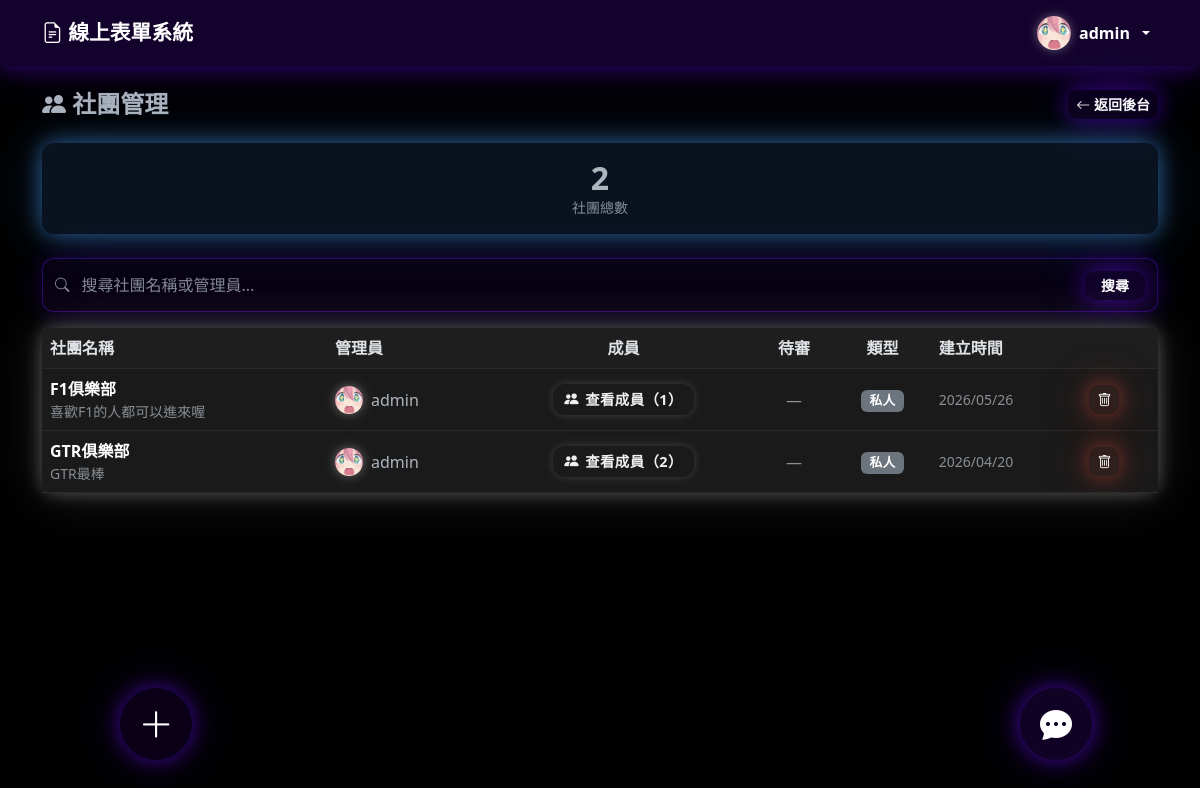
The app's page /admin/clubs.php (signed in) with its own data.
### tables this page shows
CREATE TABLE `users` (
  `id` int(11) NOT NULL AUTO_INCREMENT,
  `username` varchar(50) NOT NULL,
  `password` varchar(255) NOT NULL,
  `email` varchar(100) NOT NULL,
  `role` enum('admin','member') DEFAULT 'member',
  `group_id` int(11) DEFAULT NULL,
  `avatar` varchar(255) DEFAULT NULL,
  `profile_bg` varchar(255) DEFAULT NULL,
  `created_at` timestamp NOT NULL DEFAULT current_timestamp(),
  `bio` text DEFAULT NULL,
  `profile_bg_ratio` tinyint(4) NOT NULL DEFAULT 7,
  PRIMARY KEY (`id`),
  UNIQUE KEY `username` (`username`),
  UNIQUE KEY `email` (`email`),
  KEY `group_id` (`group_id`),
  CONSTRAINT `users_ibfk_1` FOREIGN KEY (`group_id`) REFERENCES `groups` (`id`) ON DELETE SET NULL
);

CREATE TABLE `clubs` (
  `id` int(11) NOT NULL AUTO_INCREMENT,
  `name` varchar(100) NOT NULL,
  `description` text DEFAULT NULL,
  `cover_image` varchar(255) DEFAULT NULL,
  `owner_id` int(11) NOT NULL,
  `is_public` tinyint(1) DEFAULT 1,
  `created_at` timestamp NOT NULL DEFAULT current_timestamp(),
  PRIMARY KEY (`id`)
);

### admin/clubs.php (the view, shortened to what this page needs)
<?php
require_once '../config/session.php';
require_once '../config/db.php';
require_once '../config/_admin_search.php';
$q = trim($_GET['q'] ?? '');
$like = '%' . $q . '%';
$stmt = mysqli_prepare($conn, "
    SELECT c.id, c.name, c.description, c.is_public, c.created_at, c.cover_image,
           u.username AS owner_name, u.avatar AS owner_avatar, u.id AS owner_id,
           (SELECT COUNT(*) FROM club_members cm WHERE cm.club_id = c.id AND cm.status = 'active') AS member_count,
           (SELECT COUNT(*) FROM club_members cm WHERE cm.club_id = c.id AND cm.status = 'pending') AS pending_count
    FROM clubs c
    JOIN users u ON c.owner_id = u.id
    WHERE c.name LIKE ? OR u.username LIKE ?
    ORDER BY c.created_at DESC
");
mysqli_stmt_bind_param($stmt, 'ss', $like, $like);
mysqli_stmt_execute($stmt);
$clubs = mysqli_stmt_get_result($stmt);
$total = mysqli_num_rows($clubs);
require_once '../config/header.php';
?>
<div class="d-flex align-items-center justify-content-between mb-4">
    <h4 class="fw-bold mb-0"><i class="bi bi-people-fill"></i> 社團管理</h4>
    <a href="<?= REL_BASE ?>admin/dashboard.php" class="btn btn-glow-primary btn-sm"><i class="bi bi-arrow-left"></i> 返回後台</a>
</div>
<div class="card mb-4 border-0 admin-stat-card stat-blue">
    <div class="card-body py-3 text-center">
        <h2 class="fw-bold mb-0"><?= $total ?></h2>
        <p class="mb-0 text-muted small">社團總數</p>
    </div>
</div>
<div class="card">
    <div class="table-responsive">
        <table class="table table-hover align-middle mb-0">
            <thead>
                <tr>
                    <th>社團名稱</th>
                    <th>管理員</th>
                    <th class="text-center">成員</th>
                    <th class="text-center">待審</th>
                    <th class="text-center">類型</th>
                    <th>建立時間</th>
                    <th></th>
                </tr>
            </thead>
            <tbody>
            <?php while ($club = mysqli_fetch_assoc($clubs)): ?>
                <tr data-admin-search="<?= htmlspecialchars(mb_strtolower($club['name'] . ' ' . $club['owner_name'])) ?>">
                    <td>
                        <a href="<?= REL_BASE ?>club.php?id=<?= $club['id'] ?>" target="_blank" class="fw-semibold text-decoration-none link-body-emphasis admin-search-target">
                            <?= adminSearchHighlight($club['name'], $q) ?>
                        </a>
                        <?php if ($club['description']): ?>
                        <div class="text-muted small"><?= htmlspecialchars(mb_substr($club['description'], 0, 40)) ?><?= mb_strlen($club['description']) > 40 ? '...' : '' ?></div>
                        <?php endif; ?>
                    </td>
                    <td>
                        <div class="d-flex align-items-center gap-2">
                            <?= renderAvatarDropdown($club['owner_name'], $club['owner_avatar'] ?? null, $club['owner_id'], 28, $_SESSION['user_id']) ?>
                            <span class="admin-search-target"><?= adminSearchHighlight($club['owner_name'], $q) ?></span>
                        </div>
                    </td>
                    <td class="text-center">
                        <div class="d-flex justify-content-center">
                            <button class="btn btn-glow-dark btn-sm btn-view-members" data-id="<?= $club['id'] ?>" data-count="<?= $club['member_count'] ?>" style="font-size:0.9rem;padding:0.28rem 0.7rem;">
                                <i class="bi bi-people-fill"></i> 查看成員（<?= $club['member_count'] ?>）
                            </button>
                        </div>
                    </td>
                    <td class="text-center">
                        <?php if ($club['pending_count'] > 0): ?>
                            <span class="badge bg-warning text-dark"><?= $club['pending_count'] ?></span>
                        <?php else: ?>
                            <span class="text-muted">—</span>
                        <?php endif; ?>
                    </td>
                    <td class="text-center">
                        <?php if ($club['is_public']): ?>
                            <span class="badge bg-success">公開</span>
                        <?php else: ?>
                            <span class="badge bg-secondary">私人</span>
                        <?php endif; ?>
                    </td>
                    <td class="small text-muted"><?= date('Y/m/d', strtotime($club['created_at'])) ?></td>
                    <td>
                        <form method="post" onsubmit="return confirm('確定刪除社團「<?= htmlspecialchars($club['name'], ENT_QUOTES) ?>」？此操作無法復原。')">
                            <button class="btn btn-glow-red btn-sm"><i class="bi bi-trash"></i></button>
                        </form>
                    </td>
                </tr>
            <?php endwhile; ?>
            </tbody>
        </table>
    </div>
</div>
<?php require_once '../config/footer.php'; ?>

### config/header.php (shortened to what this page needs)
<?php
require_once __DIR__ . '/session.php';
?>
<!DOCTYPE html>
<html lang="zh-TW" id="html-root">
<head>
    <link rel="stylesheet" href="https://cdn.jsdelivr.net/npm/bootstrap@5.3.0/dist/css/bootstrap.min.css">
    <link rel="stylesheet" href="https://cdn.jsdelivr.net/npm/bootstrap-icons@1.10.5/font/bootstrap-icons.css">
    <link rel="stylesheet" href="<?= REL_BASE ?>css/style.css?v=<?= filemtime($_SERVER['DOCUMENT_ROOT'] . APP_BASE . '/css/style.css') ?>">
    <link rel="stylesheet" href="https://cdn.quilljs.com/1.3.7/quill.snow.css">
</head>
<body>
<nav class="navbar navbar-expand-lg navbar-dark bg-primary sticky-top">
    <div class="container">
        <a class="navbar-brand fw-bold" href="<?= REL_BASE ?>index.php">
            <i class="bi bi-file-earmark-text"></i> 線上表單系統
        </a>
        <div class="collapse navbar-collapse" id="navbarNav">
            <ul class="navbar-nav align-items-center">
                <?php if (isLoggedIn()):
                    $uid = $_SESSION['user_id'];
                    $nav_avatar = null;
                    if (isset($conn)) {
                        $nav_row = mysqli_fetch_assoc(mysqli_query($conn, "SELECT avatar FROM users WHERE id = $uid"));
                        $nav_avatar = $nav_row['avatar'] ?? null;
                    }
                ?>
                <li class="nav-item dropdown">
                    <a class="nav-link dropdown-toggle d-flex align-items-center gap-2 py-2" href="#" data-bs-toggle="dropdown" data-bs-auto-close="outside">
                        <?php if (!empty($nav_avatar)): ?>
                            <img src="<?= htmlspecialchars(assetUrl($nav_avatar)) ?>" class="site-avatar"
                                 style="width:34px;height:34px;border-radius:50%;object-fit:cover;" alt="">
                        <?php endif; ?>
                        <span class="fw-semibold" style="font-size:1rem;"><?= htmlspecialchars($_SESSION['username']) ?></span>
                    </a>
                </li>
                <?php endif; ?>
            </ul>
        </div>
    </div>
</nav>
<div class="container mt-4">

### config/session.php (shortened to what this page needs)
<?php
function isLoggedIn() {
    return isset($_SESSION['user_id']);
}
function assetUrl($path) {
    if (strpos($path, '/uploads/') === 0) {
        return APP_BASE . $path;
    }
    return $path;
}
function renderAvatar($username, $avatar = null, $size = 36) {
    $s = "width:{$size}px;height:{$size}px;border-radius:50%;flex-shrink:0;";
    if (!empty($avatar)) {
        return '<img src="' . htmlspecialchars(assetUrl($avatar)) . '" class="site-avatar" style="' . $s . 'object-fit:cover;" alt="">';
    }
    $fs = round($size * 0.44);
    $initial = htmlspecialchars(mb_strtoupper(mb_substr($username, 0, 1)));
    return '<span class="site-avatar" style="' . $s . 'background:var(--bs-primary,#0d6efd);color:var(--bs-primary-text,#fff);display:inline-flex;align-items:center;justify-content:center;font-weight:700;font-size:' . $fs . 'px;">' . $initial . '</span>';
}
function renderAvatarDropdown($username, $avatar, $uid, $size = 36, $cur_uid = 0) {
    $avatar_html = renderAvatar($username, $avatar, $size);
    $uid_int     = intval($uid);
    $show_chat   = ($cur_uid && intval($cur_uid) !== $uid_int) ? 1 : 0;
    $uattr       = htmlspecialchars($username, ENT_QUOTES);
    $aattr = htmlspecialchars(assetUrl($avatar ?? ''), ENT_QUOTES);
    return '<span class="avd-wrap" data-uid="' . $uid_int . '" data-uname="' . $uattr . '" data-avatar="' . $aattr . '" data-chat="' . $show_chat . '">'
         . $avatar_html
         . '</span>';
}

### config/_card_anim.php (style rules this page uses)
.card { transition: transform 0.28s ease, box-shadow 0.28s ease; will-change: transform; }

### records on screen
users: avatar (picture)
clubs: name "F1俱樂部", description "喜歡F1的人都可以進來喔", owner.avatar (picture), owner.username "admin", member_count "1", is_public "私人", created_at "2026/05/26"
clubs: name "GTR俱樂部", description "GTR最棒", owner.avatar (picture), owner.username "admin", member_count "2", is_public "私人", created_at "2026/04/20"

### other values on screen
$_SESSION['username'] "admin"
$total "2"
